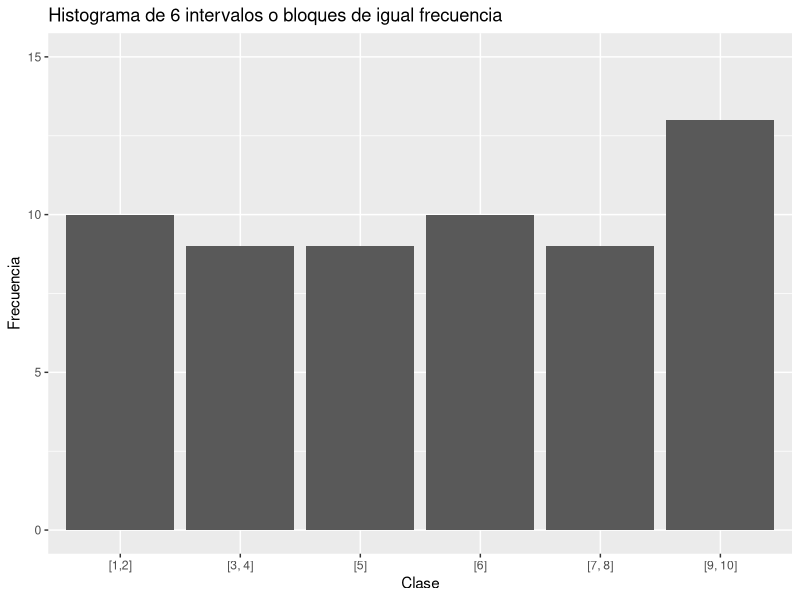
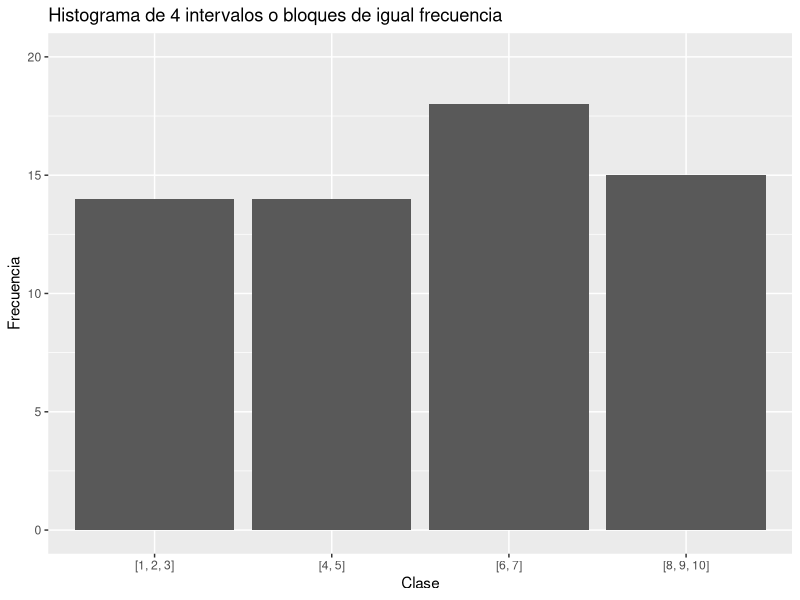
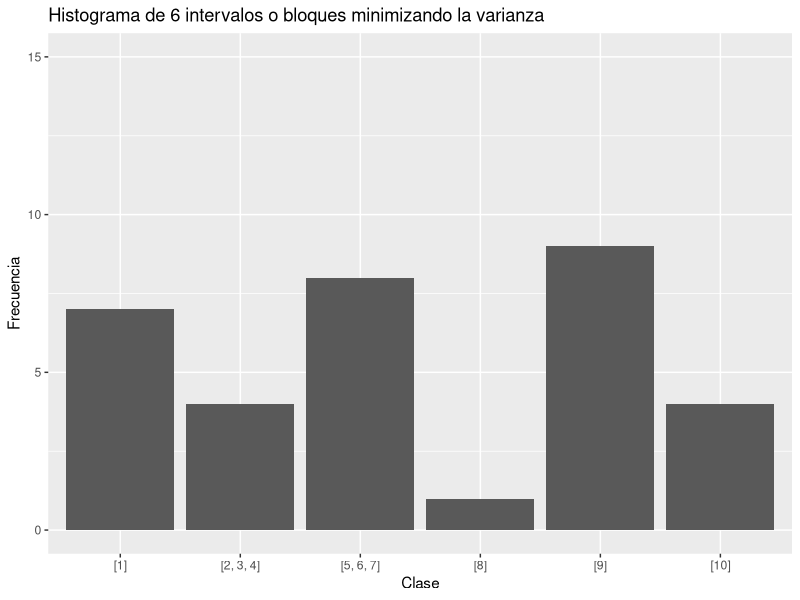

The R source for these figures, in order:
library(ggplot2)
library(forcats)

df1 <- data.frame(x = rep(c("[1,2]", "[3, 4]", "[5]", "[6]", "[7, 8]", "[9, 10]"), 
                          c(10, 9, 9, 10, 9, 13)))

ggplot(df1, aes(fct_inorder(x))) + 
  geom_bar() +
  ggtitle("Histograma de 6 intervalos o bloques de igual frecuencia") +
  xlab("Clase") +
  ylab("Frecuencia") +
  ylim(c(0, 15))

df2 <- data.frame(x = rep(c("[1, 2, 3]", "[4, 5]", "[6, 7]", "[8, 9, 10]"), 
                          c(14, 14, 18, 15)))

ggplot(df2, aes(fct_inorder(x))) + 
  geom_bar() + 
  ggtitle("Histograma de 4 intervalos o bloques de igual frecuencia") +
  xlab("Clase") +
  ylab("Frecuencia") +
  ylim(c(0, 20))



df3 <- data.frame(x = rep(c("[1]", "[2, 3, 4]", "[5, 6, 7]", "[8]", "[9]", "[10]"), 
                          c(7, 4, 8, 1, 9, 4)))

ggplot(df3, aes(fct_inorder(x))) + 
  geom_bar() +
  ggtitle("Histograma de 6 intervalos o bloques minimizando la varianza") +
  xlab("Clase") +
  ylab("Frecuencia") +
  ylim(c(0, 15)) 